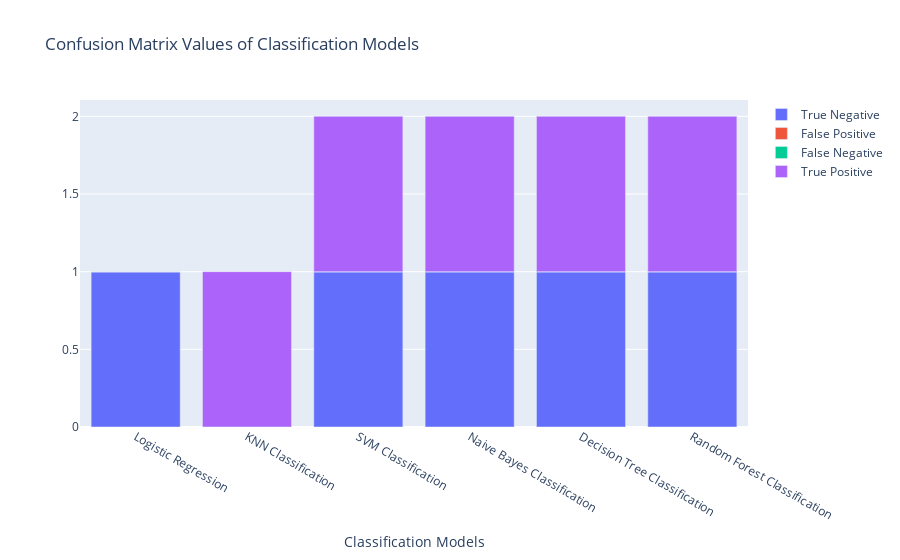

This figure's notebook cell:
### Code cell
trace1 = {
    'x':df_1.Model,
    'y':df_1.TN,
    'name':'True Negative',
    'type':'bar'}

trace2 = {
    'x':df_1.Model,
    'y':df_1.FP,
    'name':'False Positive',
    'type':'bar'}

trace3 = {
    'x':df_1.Model,
    'y':df_1.FN,
    'name':'False Negative',
    'type':'bar'}

trace4 = {
    'x':df_1.Model,
    'y':df_1.TP,
    'name':'True Positive',
    'type':'bar'}

graph = [trace1, trace2, trace3, trace4];
layout = {
  'xaxis': {'title': 'Classification Models'},
  'barmode': 'relative',
  'title': 'Confusion Matrix Values of Classification Models'
};
fig = go.Figure(data = graph, layout = layout)
iplot(fig)

### Figure 1 — Plotly figure (JSON) as saved in the notebook; plotly's stock layout.template omitted (floating-point values rounded to 4 significant figures)
{"data": [{"name": "True Negative", "type": "bar", "x": ["Logistic Regression", "KNN Classification", "SVM Classification", "Naive Bayes Classification", "Decision Tree Classification", "Random Forest Classification"], "y": [1, 0, 1, 1, 1, 1]}, {"name": "False Positive", "type": "bar", "x": ["Logistic Regression", "KNN Classification", "SVM Classification", "Naive Bayes Classification", "Decision Tree Classification", "Random Forest Classification"], "y": [0, 0, 0, 0, 0, 0]}, {"name": "False Negative", "type": "bar", "x": ["Logistic Regression", "KNN Classification", "SVM Classification", "Naive Bayes Classification", "Decision Tree Classification", "Random Forest Classification"], "y": [0, 0, 0, 0, 0, 0]}, {"name": "True Positive", "type": "bar", "x": ["Logistic Regression", "KNN Classification", "SVM Classification", "Naive Bayes Classification", "Decision Tree Classification", "Random Forest Classification"], "y": [0, 1, 1, 1, 1, 1]}], "layout": {"barmode": "relative", "title": {"text": "Confusion Matrix Values of Classification Models"}, "xaxis": {"title": {"text": "Classification Models"}}}}
